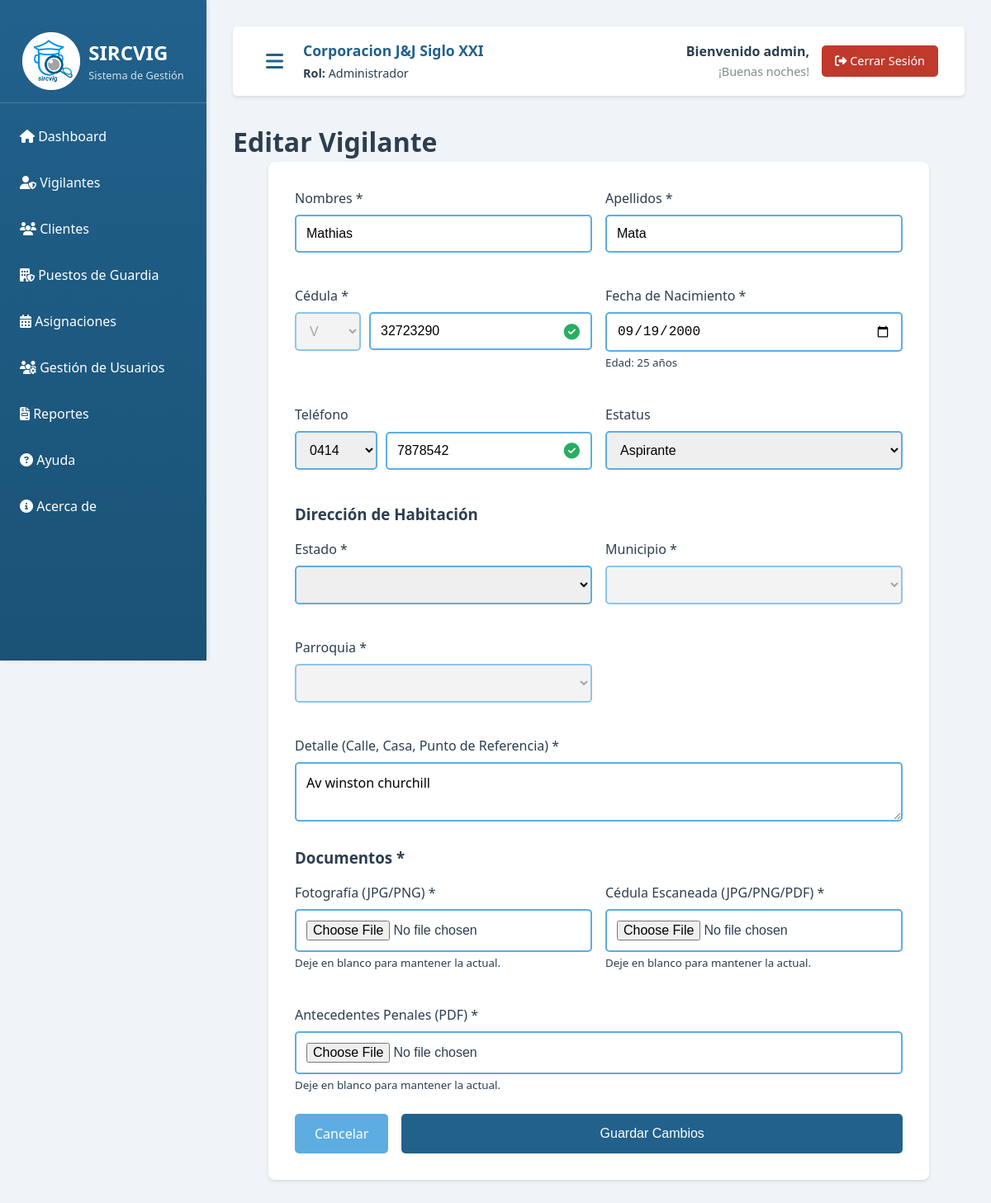
Page /index.php?action=editar_vigilante&cedula=V-32723290 (signed in) on the committed database.
### tables this page shows
CREATE TABLE `vigilantes` (
  `id_vigilante` int(11) NOT NULL AUTO_INCREMENT,
  `cedula` varchar(20) NOT NULL,
  `nombres` varchar(100) NOT NULL,
  `apellidos` varchar(100) NOT NULL,
  `fecha_nacimiento` date NOT NULL,
  `estado` varchar(100) DEFAULT NULL,
  `municipio` varchar(100) DEFAULT NULL,
  `parroquia` varchar(100) DEFAULT NULL,
  `direccion` text DEFAULT NULL,
  `telefono` varchar(20) DEFAULT NULL,
  `email` varchar(100) DEFAULT NULL,
  `estatus` enum('Aspirante','Activo','Inactivo') DEFAULT 'Aspirante',
  `fecha_ingreso` date DEFAULT NULL,
  `observaciones` text DEFAULT NULL,
  `fecha_creacion` timestamp NOT NULL DEFAULT current_timestamp(),
  `fecha_actualizacion` timestamp NOT NULL DEFAULT current_timestamp() ON UPDATE current_timestamp(),
  PRIMARY KEY (`id_vigilante`),
  UNIQUE KEY `cedula` (`cedula`),
  KEY `idx_vigilante_estatus` (`estatus`)
);

### core/ControladorPrincipal.php (called while the page is built, shortened)
<?php
class ControladorPrincipal {
    protected function renderizarVista($vista, $datos = []) {
        extract($datos);
        require_once VIEWS_PATH . '/' . $vista;
    }
}

### controllers/ControladorExpediente.php (called while the page is built, shortened)
<?php
require_once __DIR__ . '/../config/autoload.php';
require_once __DIR__ . '/../core/ControladorPrincipal.php';
class ControladorExpediente extends ControladorPrincipal {
    private $modeloVigilante;
    private $modeloDocumento;
    public function __construct() {
        $this->modeloVigilante = new Vigilante();
        $this->modeloDocumento = new Documento();
    }
    public function mostrarFormularioEdicion() {
        $cedula = $_GET['cedula'] ?? '';
        $vigilante = $this->modeloVigilante->obtenerPorCedula($cedula);
        $datos = [
            'vigilante' => $vigilante,
            'documentos' => $this->modeloDocumento->obtenerPorVigilante($cedula),
            'es_edicion' => true
        ];
        $this->renderizarVista('registro_vigilante.php', $datos);
    }
}

### config/autoload.php (called while the page is built, shortened)
<?php
spl_autoload_register(function ($class) {
    $paths = [
        MODELS_PATH . '/' . $class . '.php',
        CONTROLLERS_PATH . '/' . $class . '.php',
        BASE_PATH . '/core/' . $class . '.php'
    ];
    foreach ($paths as $path) {
        if (file_exists($path)) {
            return;
        }
    }
});

### core/Modelo.php (called while the page is built, shortened)
<?php
class Modelo {
    private function conectar() {
        try {
            $dsn = "mysql:host=" . DB_HOST . ";dbname=" . DB_NAME . ";charset=" . DB_CHARSET;
            $options = [
                PDO::ATTR_ERRMODE => PDO::ERRMODE_EXCEPTION,
                PDO::ATTR_DEFAULT_FETCH_MODE => PDO::FETCH_ASSOC,
                PDO::ATTR_EMULATE_PREPARES => false
            ];
            $this->db = new PDO($dsn, DB_USER, DB_PASS, $options);
        } catch (PDOException $e) {
            die("Error de conexión: " . $e->getMessage());
        }
    }
}

### models/Vigilante.php (called while the page is built, shortened)
<?php
class Vigilante extends Modelo {
    public function obtenerPorCedula($cedula) {
        $sql = "SELECT * FROM vigilantes WHERE cedula = :cedula";
        $stmt = $this->db->prepare($sql);
        $stmt->execute(['cedula' => $cedula]);
        return $stmt->fetch();
    }
}

### views/registro_vigilante.php (the view, shortened to what this page needs)
<?php
require_once __DIR__ . '/../config/autoload.php';
require_once __DIR__ . '/../core/ControladorPrincipal.php';
require_once __DIR__ . '/includes/header.php';
?>
<?php
$es_edicion = isset($es_edicion) && $es_edicion;
$old_input = $_SESSION['old_input'] ?? [];
$v = !empty($old_input) ? $old_input : ($vigilante ?? []);
if (isset($v['cedula'])) {
    $cedula_full = $v['cedula'];
} elseif (isset($v['tipo_cedula']) && isset($v['cedula_numero'])) {
    $cedula_full = $v['tipo_cedula'] . '-' . $v['cedula_numero'];
} else {
    $cedula_full = '';
}
if (isset($v['telefono'])) {
    $telefono_full = $v['telefono'];
} elseif (isset($v['codigo_operadora']) && isset($v['telefono_numero'])) {
    $telefono_full = $v['codigo_operadora'] . $v['telefono_numero'];
} else {
    $telefono_full = '';
}
$nombre_val = $v['nombres'] ?? '';
$apellido_val = $v['apellidos'] ?? '';
$fecha_val = $v['fecha_nacimiento'] ?? '';
$estado_val = $v['estado'] ?? '';
$municipio_val = $v['municipio'] ?? '';
$parroquia_val = $v['parroquia'] ?? '';
$detalle_val = $v['direccion'] ?? '';
?>
<h1><?php echo $es_edicion ? 'Editar Vigilante' : 'Registro de Nuevo Vigilante'; ?></h1>
<div class="form-container">
    <form action="<?php echo BASE_URL; ?>/views/acciones.php?modulo=expediente&accion=<?php echo $es_edicion ? 'procesar_edicion' : 'procesar_registro'; ?>" method="POST" enctype="multipart/form-data" id="formVigilante">
        <div class="form-row">
            <div class="form-group">
                <label for="nombres">Nombres *</label>
                <div class="input-with-icon" style="width: 100%;">
                    <input type="text" id="nombres" name="nombres" value="<?php echo htmlspecialchars($nombre_val); ?>" required
                        minlength="4" maxlength="20"
                        class="form-control"
                        placeholder="Ej. Juan Jose">
                </div>
            </div>
            <div class="form-group">
                <label for="apellidos">Apellidos *</label>
                <div class="input-with-icon" style="width: 100%;">
                    <input type="text" id="apellidos" name="apellidos" value="<?php echo htmlspecialchars($apellido_val); ?>" required
                        minlength="4" maxlength="20"
                        class="form-control"
                        placeholder="Ej. Perez Garcia">
                </div>
            </div>
        </div>
        <div class="form-row">
            <div class="form-group">
                <label for="cedula_numero">Cédula *</label>
                <div style="display: flex; gap: 10px;">
                    <?php
                    $tipo_sel = 'V';
                    $num_val = $cedula_full;
                    if (!empty($cedula_full) && strpos($cedula_full, '-') !== false) {
                        list($tipo_sel, $num_val) = explode('-', $cedula_full, 2);
                    }
                    ?>
                    <select id="tipo_cedula" name="tipo_cedula" class="form-control" style="width: 80px;" <?php echo $es_edicion ? 'disabled' : 'required'; ?>>
                        <option value="V" <?php echo ($tipo_sel == 'V') ? 'selected' : ''; ?>>V</option>
                    </select>
                    <div class="input-with-icon">
                         <input type="text" id="cedula_numero" name="cedula_numero" class="form-control"
                               value="<?php echo htmlspecialchars($num_val); ?>"
                               <?php echo $es_edicion ? 'readonly' : 'required'; ?>
                               oninput="this.value = this.value.replace(/[^0-9]/g, '')">
                    </div>
                </div>
            </div>
            <div class="form-group">
                <label for="fecha_nacimiento">Fecha de Nacimiento *</label>
                <input type="date" id="fecha_nacimiento" name="fecha_nacimiento"
                       value="<?php echo htmlspecialchars($fecha_val); ?>"
                       min="1950-01-01" max="<?php echo date('Y-m-d'); ?>"
                       class="form-control"
                       required>
                <small class="text-muted" id="edad-calc"></small>
            </div>
        </div>
        <div class="form-row">
            <div class="form-group">
                <label for="telefono_numero">Teléfono</label>
                <div style="display: flex; gap: 10px; align-items: center;">
                    <?php
                    $pref_sel = '';
                    $num_tlf = '';
                    if (!empty($telefono_full)) {
                        $clean = preg_replace('/[^0-9]/', '', $telefono_full);
                        $prefixes = ['0412', '0414', '0416', '0422', '0424', '0426'];
                        foreach ($prefixes as $p) {
                            if (strpos($clean, $p) === 0) {
                                $pref_sel = $p;
                                $num_tlf = substr($clean, strlen($p));
                                break;
                            }
                        }
                    }
                    ?>
                    <select id="codigo_operadora" name="codigo_operadora" class="form-control" style="width: 100px;" required>
                        <?php
                        $ops = ['0412', '0414', '0416', '0422', '0424', '0426'];
                        foreach($ops as $op) {
                            $sel = ($pref_sel == $op) ? 'selected' : '';
                            echo "<option value='$op' $sel>$op</option>";
                        }
                        ?>
                    </select>
                    <div class="input-with-icon">
                        <input type="text" id="telefono_numero" name="telefono_numero" class="form-control"
                               value="<?php echo htmlspecialchars($num_tlf); ?>"
                               maxlength="7"
                               placeholder="1234567"
                               required
                               oninput="this.value = this.value.replace(/[^0-9]/g, '');">
                    </div>
                </div>
            </div>
            <div class="form-group">
                <label for="estatus">Estatus</label>
                <select id="estatus" name="estatus" class="form-control">
                    <option value="Aspirante" <?php echo (isset($v['estatus']) && $v['estatus'] == 'Aspirante') ? 'selected' : ''; ?>>Aspirante</option>
                </select>
            </div>
        </div>
        <h3 class="mt-2 mb-2">Dirección de Habitación</h3>
        <div class="form-row">
            <div class="form-group">
                <label for="estado">Estado *</label>
                <select id="estado" name="estado" class="form-control" required data-selected="<?php echo htmlspecialchars($estado_val); ?>">
                </select>
            </div>
            <div class="form-group">
                <label for="municipio">Municipio *</label>
                <select id="municipio" name="municipio" class="form-control" required disabled data-selected="<?php echo htmlspecialchars($municipio_val); ?>">
                </select>
            </div>
            <div class="form-group">
                <label for="parroquia">Parroquia *</label>
                <select id="parroquia" name="parroquia" class="form-control" required disabled data-selected="<?php echo htmlspecialchars($parroquia_val); ?>">
                </select>
            </div>
        </div>
        <div class="form-group">
            <label for="direccion_detalle">Detalle (Calle, Casa, Punto de Referencia) *</label>
            <textarea id="direccion_detalle" name="direccion" rows="2" class="form-control" required placeholder="Av. Principal, Casa Nro. 123..."><?php echo htmlspecialchars($detalle_val); ?></textarea>
        </div>
        <h3 class="mt-3 mb-2">Documentos *</h3>
        <div class="form-row">
            <div class="form-group">
                <label for="foto">Fotografía (JPG/PNG) *</label>
                <input type="file" id="foto" name="foto" class="form-control-file" accept="image/jpeg,image/png,image/jpg" <?php echo $es_edicion ? '' : 'required'; ?>>
                <?php if ($es_edicion): ?>
                    <small class="text-muted">Deje en blanco para mantener la actual.</small>
                <?php endif; ?>
            </div>
            <div class="form-group">
                <label for="cedula_escaneada">Cédula Escaneada (JPG/PNG/PDF) *</label>
                <input type="file" id="cedula_escaneada" name="cedula_escaneada" class="form-control-file" accept="image/jpeg,image/png,image/jpg,application/pdf" <?php echo $es_edicion ? '' : 'required'; ?>>
                <?php if ($es_edicion): ?>
                    <small class="text-muted">Deje en blanco para mantener la actual.</small>
                <?php endif; ?>
            </div>
        </div>
        <div class="form-group">
            <label for="antecedentes">Antecedentes Penales (PDF) *</label>
            <input type="file" id="antecedentes" name="antecedentes" class="form-control-file" accept="application/pdf" <?php echo $es_edicion ? '' : 'required'; ?>>
            <?php if ($es_edicion): ?>
                <small class="text-muted">Deje en blanco para mantener la actual.</small>
            <?php endif; ?>
        </div>
        <div class="form-actions">
            <a href="<?php echo BASE_URL; ?>/views/listado_vigilantes.php" class="btn btn-secondary">Cancelar</a>
            <button type="submit" class="btn btn-primary" id="btn-submit"><?php echo $es_edicion ? 'Guardar Cambios' : 'Registrar Vigilante'; ?></button>
        </div>
    </form>
</div>
<?php require_once __DIR__ . '/includes/footer.php'; ?>

### assets/css/estilos.css (style rules this page uses)
:root { --color-fondo: #F0F4F8; --color-primario: #21618C; --color-secundario: #5DADE2; --color-terciario: #AED6F1; --color-cuaternario: #D6DBDF; --color-texto: #2C3E50; --color-blanco: #ffffff; --color-exito: #27AE60; --color-error: #C0392B; --color-advertencia: #F39C12; --color-info: #3498DB; }
* { margin: 0; padding: 0; box-sizing: border-box; }
body { font-family: 'Segoe UI', 'Roboto', 'Helvetica Neue', sans-serif; background-color: var(--color-fondo); color: var(--color-texto); line-height: 1.5; }
.form-group { margin-bottom: 1.5rem; }
.form-group label { display: block; margin-bottom: 0.5rem; color: var(--color-texto); font-weight: 500; }
.form-group input { width: 100%; padding: 0.75rem; border: 2px solid var(--color-secundario); border-radius: 5px; font-size: 1rem; transition: all 0.3s ease; }
.btn { padding: 0.75rem 1.5rem; border: none; border-radius: 5px; font-size: 1rem; cursor: pointer; transition: all 0.3s; text-decoration: none; display: inline-block; text-align: center; }
.btn-primary { background-color: var(--color-primario); color: white; width: 100%; }
.btn-secondary { background-color: var(--color-secundario); color: white; }
.form-container { background: white; padding: 2rem; border-radius: 8px; box-shadow: 0 2px 4px rgba(0, 0, 0, 0.1); max-width: 800px; margin: 0 auto; }
.form-row { display: grid; grid-template-columns: repeat(auto-fit, minmax(250px, 1fr)); gap: 1rem; margin-bottom: 1rem; }
.form-group textarea { width: 100%; padding: 0.75rem; border: 2px solid var(--color-secundario); border-radius: 5px; font-size: 1rem; font-family: inherit; resize: vertical; }
.form-group select { width: 100%; padding: 0.75rem; border: 2px solid var(--color-secundario); border-radius: 5px; font-size: 1rem; }
.form-actions { margin-top: 1.5rem; display: flex; gap: 1rem; justify-content: flex-end; }
.mt-2 { margin-top: 1rem; }
.mt-3 { margin-top: 1.5rem; }
.mb-2 { margin-bottom: 1rem; }

### views/registro_vigilante.php (style rules this page uses)
.form-group { position: relative; }
.input-with-icon { position: relative; flex: 1; }
.form-control { padding-right: 35px; }

### rows in the picture
vigilantes: nombres "Mathias", apellidos "Mata", fecha_nacimiento "09/19/2000", telefono_numero "7878542", estatus "Aspirante", direccion "Av winston churchill"

### other values in the picture
$_SESSION['nombre_rol'] "Administrador"
$nombre_mostrar "admin"
$saludo_tiempo "¡Buenas noches!"
form field codigo_operadora "0414"
